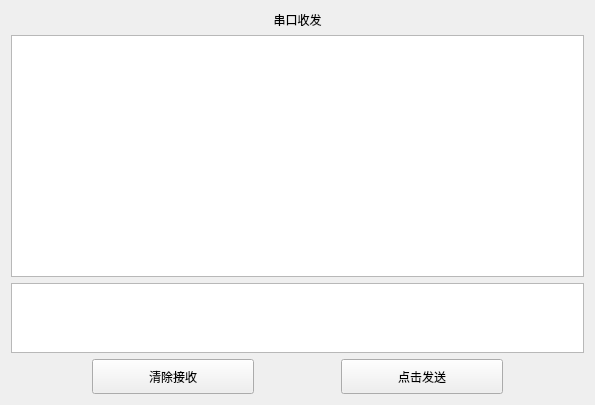
          <widget class="QWidget" name="tab_3">
           <attribute name="title">
            <string>串口</string>
           </attribute>
           <layout class="QVBoxLayout" name="verticalLayout_4" stretch="0,50,10,5">
            <item>
             <widget class="QLabel" name="label_13">
              <property name="text">
               <string>串口收发</string>
              </property>
              <property name="alignment">
               <set>Qt::AlignCenter</set>
              </property>
             </widget>
            </item>
            <item>
             <widget class="QPlainTextEdit" name="ptedit_SerialRec"/>
            </item>
            <item>
             <widget class="QPlainTextEdit" name="ptedit_SerialSend">
              <property name="maximumSize">
               <size>
                <width>16777215</width>
                <height>120</height>
               </size>
              </property>
             </widget>
            </item>
            <item>
             <layout class="QHBoxLayout" name="horizontalLayout" stretch="10,20,10,20,10">
              <item>
               <spacer name="horizontalSpacer">
                <property name="orientation">
                 <enum>Qt::Horizontal</enum>
                </property>
                <property name="sizeHint" stdset="0">
                 <size>
                  <width>79</width>
                  <height>20</height>
                 </size>
                </property>
               </spacer>
              </item>
              <item>
               <widget class="QPushButton" name="pbtn_SerialClear">
                <property name="minimumSize">
                 <size>
                  <width>0</width>
                  <height>35</height>
                 </size>
                </property>
                <property name="baseSize">
                 <size>
                  <width>0</width>
                  <height>0</height>
                 </size>
                </property>
                <property name="text">
                 <string>清除接收</string>
                </property>
               </widget>
              </item>
              <item>
               <spacer name="horizontalSpacer_2">
                <property name="orientation">
                 <enum>Qt::Horizontal</enum>
                </property>
                <property name="sizeHint" stdset="0">
                 <size>
                  <width>118</width>
                  <height>20</height>
                 </size>
                </property>
               </spacer>
              </item>
              <item>
               <widget class="QPushButton" name="pbtn_SerialSend">
                <property name="minimumSize">
                 <size>
                  <width>0</width>
                  <height>35</height>
                 </size>
                </property>
                <property name="text">
                 <string>点击发送</string>
                </property>
               </widget>
              </item>
              <item>
               <spacer name="horizontalSpacer_3">
                <property name="orientation">
                 <enum>Qt::Horizontal</enum>
                </property>
                <property name="sizeHint" stdset="0">
                 <size>
                  <width>210</width>
                  <height>20</height>
                 </size>
                </property>
               </spacer>
              </item>
             </layout>
            </item>
           </layout>
          </widget>
